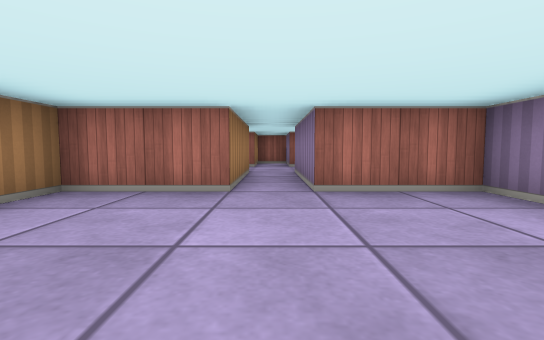
view 1 (above)

20 first-person views from a walk through a cub3D ray-caster map. The camera is about half as high as the walls, tilts 4° down and sees 85° across. The floor is counted in squares. Each view is taken from the middle of a square. On the plan, view 1 faces up. The plan holds only what a view shows up to about 9 squares ahead; the rest is blank.

view 2
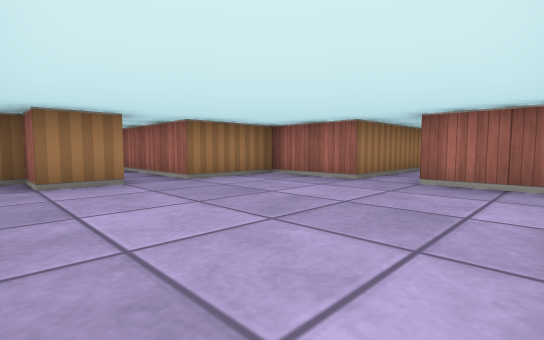

view 3
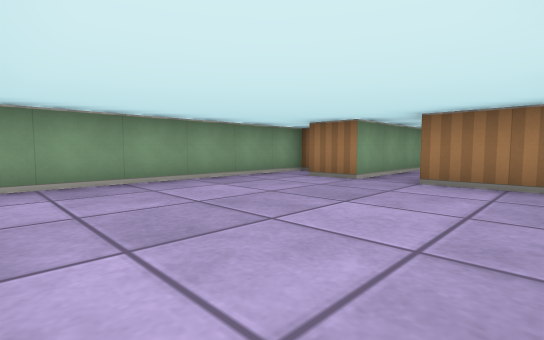

view 4
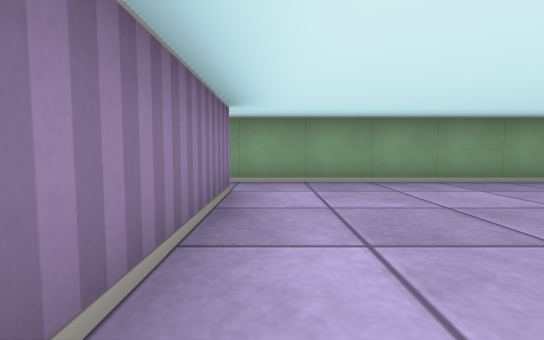

view 5
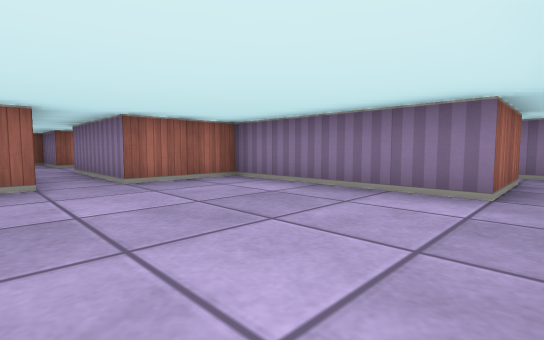

view 6
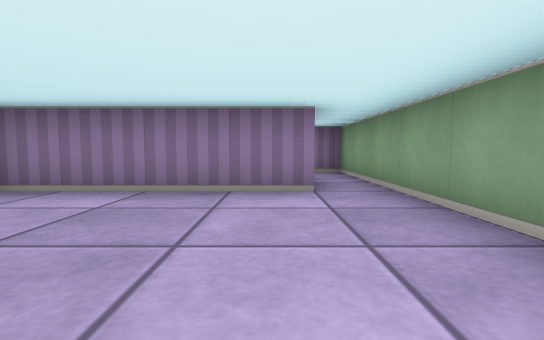

view 7
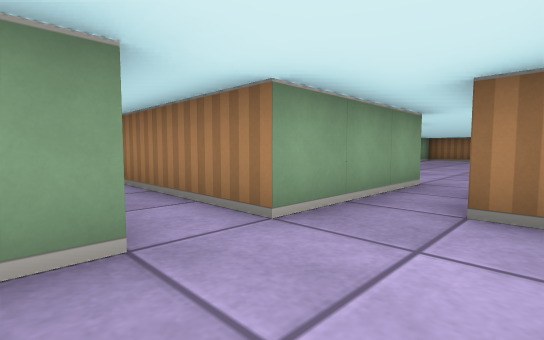

view 8
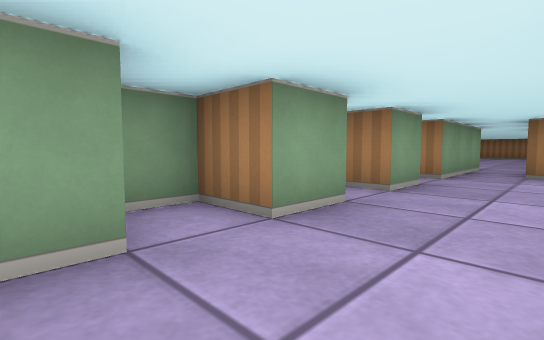

view 9
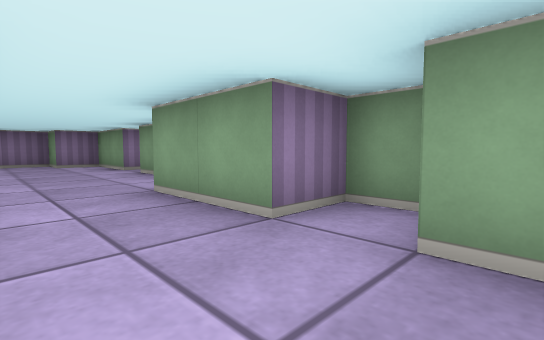

view 10
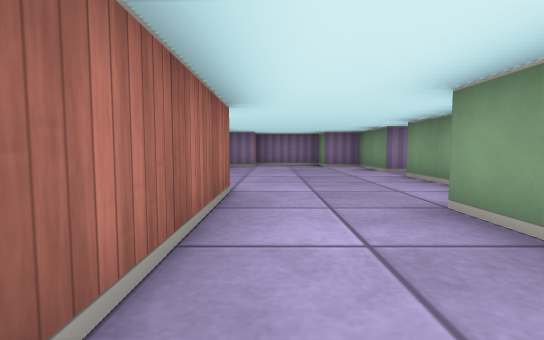

view 11
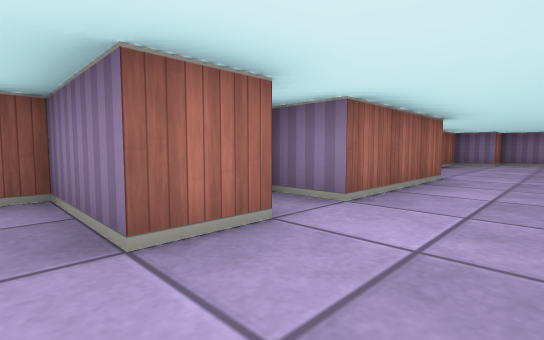

view 12
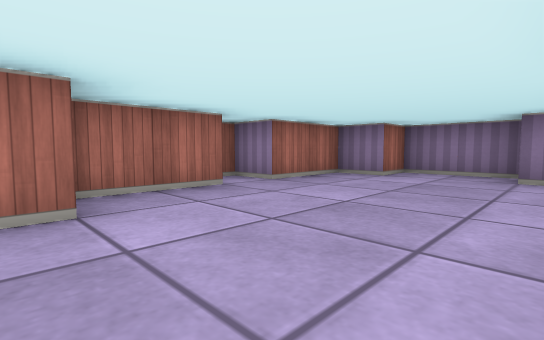

view 13
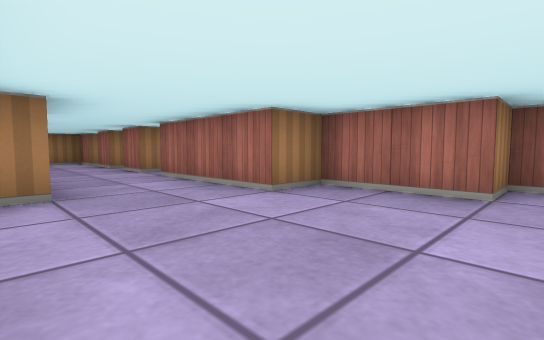

view 14
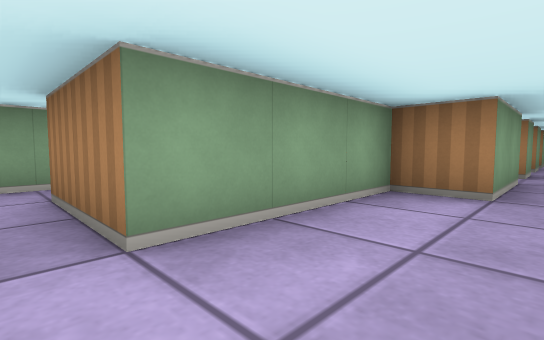

view 15
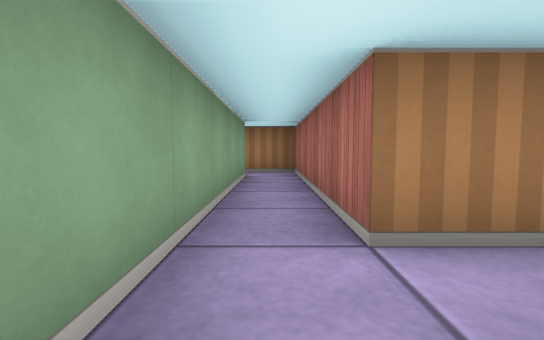

view 16
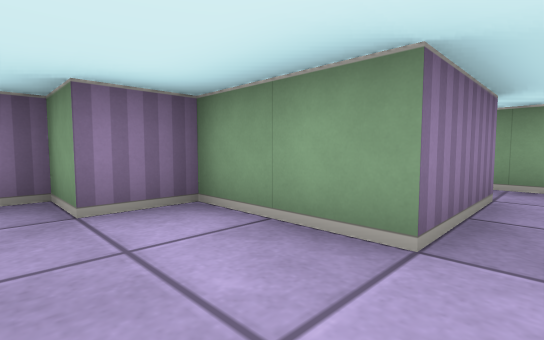

view 17
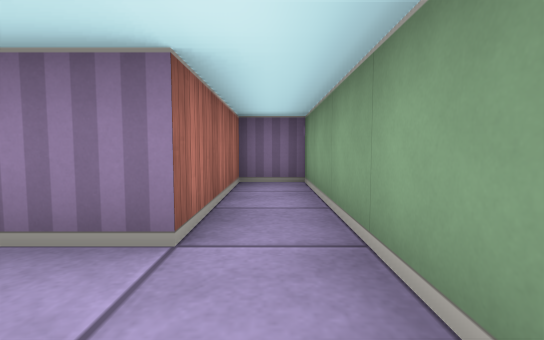

view 18
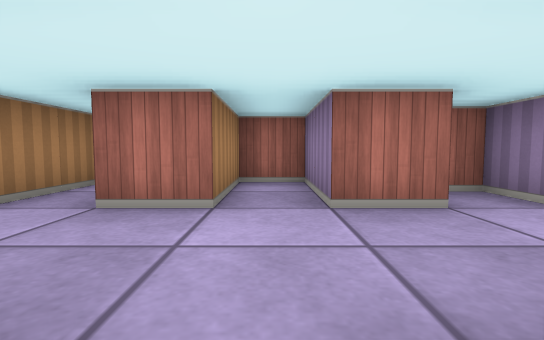

view 19
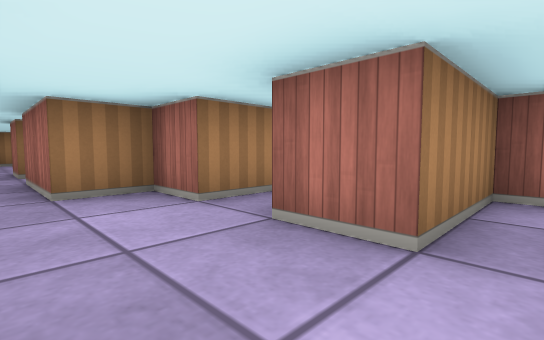

view 20
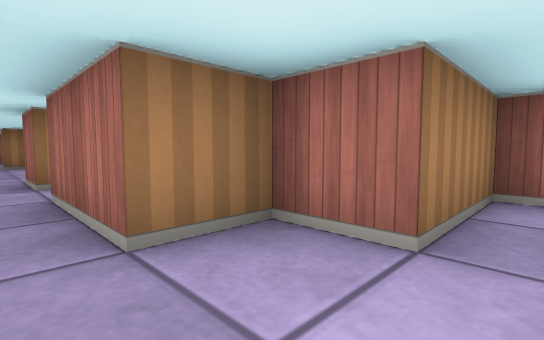

### Floor plan
Points are (right, up) in squares from view 1. A wall is a line through its corners. A room is listed if a view was taken in it or the views show most of it. See-through windows are left out.
Room 1 (views 1, 2, 3, 4, 5, 6)
walls: (2.5, -0.5) (2.5, 3.5) (0.5, 3.5) (0.5, 6.5); (-5.5, 0.5) (-2.5, 0.5) (-2.5, -0.5) (-3.5, -0.5) (-3.5, -1.5) (2.5, -1.5); (-0.5, 6.5) (-0.5, 3.5) (-2.5, 3.5) (-2.5, 1.5) (-5.5, 1.5)
ways out: opening at (0, 6) to room 5; opening at (3.5, -1)
Room 2 (views 7, 9, 11, 18, 19)
walls: (2.4, 6.5) (3.5, 6.5); (3.5, 8.5) (2.5, 8.5) (2.5, 10.5) (1.5, 10.5) (1.5, 8.5) (0.5, 8.5); (0.5, 6.5) (1.5, 6.5) (1.5, 5.9)
ways out: opening at (3, 7.5) to room 3; opening at (1, 7.5) to room 5
Room 3 (views 8, 10, 12, 13, 14, 16)
walls: (10.5, 5.5) (12.5, 5.5) (12.5, 6.5) (13.5, 6.5) (13.5, 8.5) (12.5, 8.5) (12.5, 9.5) (10.5, 9.5) (10.5, 10.5) (9.5, 10.5) (9.5, 9.5) (7.5, 9.5) (7.5, 8.5) (4.5, 8.5) (4.5, 9.5) (4, 9.5); (3.5, 9) (3.5, 8.5); (3.5, 6.5) (3.5, 5.5) (4.5, 5.5) (4.5, 6.5) (6.5, 6.5) (6.5, 5.5) (9.5, 5.5)
ways out: opening at (3, 7.5) to room 2; opening at (10, 4.5) to room 4
Room 4 (views 15, 17)
walls: (9.5, 5.5) (9.5, 3.5) (4.5, 3.5) (4.5, 2.4); (5.6, 2.5) (13.5, 2.5) (13.5, 3.5) (10.5, 3.5) (10.5, 5.5)
ways out: opening at (10, 4.5) to room 3
Room 5 (view 20)
walls: (0.5, 8.5) (0.5, 10.2); (-0.5, 10.6) (-0.5, 8.5) (-1.5, 8.5) (-1.5, 7.5) (-3.5, 7.5); (-3.6, 6.5) (-0.5, 6.5)
ways out: opening at (0, 6) to room 1; opening at (1, 7.5) to room 2; opening at (-4, 7)

Positions as (right, up) in squares from view 1, and headings:
1: (0, 0), facing up
2: (2, -1), facing up-left
3: (2, 3), facing down-left
4: (2, 3), facing down
5: (-1, -1), facing up-right
6: (-1, 0), facing right
7: (1, 8), facing down-left
8: (5, 8), facing down-left
9: (3, 8), facing down-right
10: (4, 8), facing right
11: (2, 7), facing up-right
12: (7, 6), facing up-right
13: (10, 6), facing up-left
14: (10, 7), facing down-left
15: (11, 3), facing left
16: (10, 7), facing down-right
17: (9, 3), facing right
18: (2, 6), facing up
19: (2, 7), facing up-left
20: (0, 7), facing up-left
